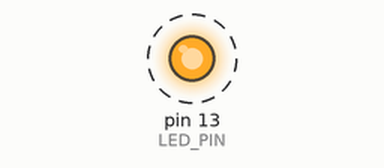
This sketch was run on a simulated Arduino Uno, built with avr-gcc and run on an emulated ATmega328P. Shown: output pins drawn as LEDs (lit = HIGH). Dashed ring = blinking.

Above: at 0.2 s.
Timing chart, 0 to 3.0 s (numbered marks = the images above):
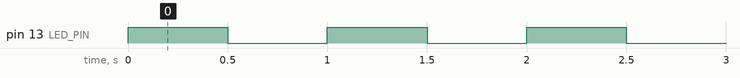

Measured:
- by itself, pin 13 (LED_PIN): alternates HIGH for 0.50 s and LOW for 0.50 s

The sketch:

blink.ino
```cpp
// Blink: turns a light on and off.
// To see it, connect a logic LED to the pin chosen below.
// After a change, just press Run: Dunbrec builds the sketch first.

// ----------------------------------------------------------------------
// Settings: change these.

const int LED_PIN = 13;              // which pin the light is on
const unsigned long ON_MS = 500;     // time on, in milliseconds
const unsigned long OFF_MS = 500;    // time off, in milliseconds
// ----------------------------------------------------------------------

void setup() {
  pinMode(LED_PIN, OUTPUT);
}

void loop() {
  digitalWrite(LED_PIN, HIGH);
  delay(ON_MS);
  digitalWrite(LED_PIN, LOW);
  delay(OFF_MS);
}
```
